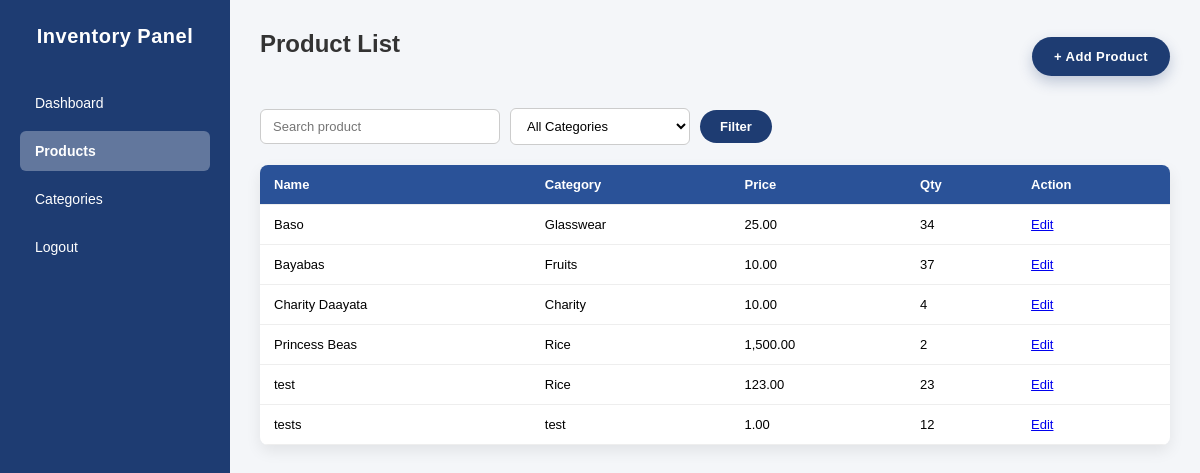
Screenshot of /views/inventory/inventory_products.php (signed in) with the database file from the repository.
### tables this page shows
CREATE TABLE `products` (
  `product_id` int(11) NOT NULL,
  `product_name` varchar(150) NOT NULL,
  `category_id` int(11) NOT NULL,
  `price` decimal(10,2) NOT NULL,
  `quantity` int(11) DEFAULT 0,
  `barcode` varchar(100) DEFAULT NULL,
  `status` enum('active','inactive') DEFAULT 'active',
  `stock_threshold` int(11) DEFAULT 5
);

CREATE TABLE `categories` (
  `category_id` int(11) NOT NULL,
  `category_name` varchar(100) NOT NULL,
  `description` text DEFAULT NULL,
  `status` enum('active','inactive') DEFAULT 'active'
);

### views/inventory/inventory_products.php (the view, shortened to what this page needs)
<?php
require '../../conn/db.php';
$search = trim($_GET['search'] ?? '');
$search = substr($search, 0, 50);
$page  = max(1, (int)($_GET['page'] ?? 1));
$limit = 10;
$offset = ($page - 1) * $limit;
$sql = "
    SELECT p.*, c.category_name
    FROM products p
    JOIN categories c ON p.category_id = c.category_id
    WHERE p.status = 'active'
      AND p.product_name LIKE :search
";
$sql .= "
    ORDER BY p.product_name ASC
    LIMIT :limit OFFSET :offset
";
$stmt = $pdo->prepare($sql);
$stmt->bindValue(':search', "%$search%", PDO::PARAM_STR);
$stmt->bindValue(':limit', $limit, PDO::PARAM_INT);
$stmt->bindValue(':offset', $offset, PDO::PARAM_INT);
$stmt->execute();
$products = $stmt->fetchAll();
?>
<!DOCTYPE html>
<html>
<head>
    <link rel="stylesheet" href="../../assets/css/admin_dashboard.css">
    <link rel="stylesheet" href="../../assets/css/products.css">
</head>
<body>
<div class="dashboard">
    <aside class="sidebar">
        <h2>Inventory Panel</h2>
        <ul>
            <li><a href="inventory_dashboard.php">Dashboard</a></li>
            <li class="active"><a href="inventory_products.php">Products</a></li>
            <li><a href="inventory_categories.php">Categories</a></li>
            <li><a href="../../logout.php">Logout</a></li>
        </ul>
    </aside>
    <main class="content">
        <div class="page-header">
            <h1>Product List</h1>
            <button class="add-btn" id="openModalBtn">+ Add Product</button>
        </div>
        <form method="GET" class="filter-bar">
            <input type="text"
                   name="search"
                   placeholder="Search product"
                   value="<?= htmlspecialchars($search) ?>">
            <select name="category_id">
                <option value="">All Categories</option>
            </select>
            <button type="submit">Filter</button>
        </form>
        <table>
            <tr>
                <th>Name</th>
                <th>Category</th>
                <th>Price</th>
                <th>Qty</th>
                <th>Action</th>
            </tr>
            <?php foreach ($products as $p): ?>
            <tr>
                <td><?= htmlspecialchars($p['product_name']) ?></td>
                <td><?= htmlspecialchars($p['category_name']) ?></td>
                <td><?= number_format($p['price'], 2) ?></td>
                <td><?= (int)$p['quantity'] ?></td>
                <td>
                    <a href="inventory_products.php?edit=<?= $p['product_id'] ?>">Edit</a>
                </td>
            </tr>
            <?php endforeach; ?>
        </table>
    </main>
</div>
</body>
</html>

### assets/css/admin_dashboard.css (style rules this page uses)
* { margin: 0; padding: 0; box-sizing: border-box; font-family: Arial, Helvetica, sans-serif; }
body { background: #f4f6f9; }
.dashboard { display: flex; min-height: 100vh; }
.sidebar { width: 230px; background: #1e3c72; color: #fff; padding: 25px 20px; display: flex; flex-direction: column; }
.sidebar h2 { text-align: center; margin-bottom: 35px; font-size: 20px; font-weight: bold; letter-spacing: 0.5px; }
.sidebar ul { list-style: none; }
.sidebar ul li { margin-bottom: 8px; }
.sidebar ul li a { display: block; padding: 12px 15px; border-radius: 6px; color: #fff; text-decoration: none; font-size: 14px; transition: background 0.2s ease, padding-left 0.2s ease; }
.sidebar ul li.active a { background: rgba(255,255,255,0.3); font-weight: bold; }
.content { flex: 1; padding: 30px; }
.content h1 { margin-bottom: 25px; font-size: 24px; color: #333; }

### assets/css/products.css (style rules this page uses)
* { box-sizing: border-box; font-family: Arial, Helvetica, sans-serif; }
.page-header { display: flex; justify-content: space-between; align-items: center; margin-bottom: 25px; }
.add-btn { margin-left: auto; background: #1e3c72; color: #fff; border: none; padding: 12px 22px; border-radius: 999px; cursor: pointer; font-weight: bold; font-size: 13px; letter-spacing: 0.4px; box-shadow: 0 6px 14px rgba(30,60,114,0.25); transition: background 0.2s ease, transform 0.2s ease, box-shadow 0.2s ease; }
table { width: 100%; background: #fff; border-collapse: collapse; margin-top: 20px; border-radius: 8px; overflow: hidden; box-shadow: 0 6px 15px rgba(0,0,0,0.08); }
th, td { padding: 12px 14px; border-bottom: 1px solid #eee; text-align: left; font-size: 13px; }
th { background: #2a5298; color: #fff; font-weight: bold; }
.dashboard .content .filter-bar { display: flex; gap: 10px; align-items: center; margin-bottom: 20px; }
.dashboard .content .filter-bar input[type="text"], .dashboard .content .filter-bar select { padding: 9px 12px; border: 1px solid #ccc; border-radius: 6px; background: #fff; font-size: 13px; }
.dashboard .content .filter-bar input[type="text"] { width: 240px; }
.dashboard .content .filter-bar select { width: 180px; cursor: pointer; }
.dashboard .content .filter-bar button { padding: 9px 20px; background: #1e3c72; color: #fff; border: none; border-radius: 999px; cursor: pointer; font-weight: bold; font-size: 13px; }

### rows the page displays
products: product_name "Baso", category.category_name "Glasswear", price "25.00", quantity "34"
products: product_name "Bayabas", category.category_name "Fruits", price "10.00", quantity "37"
products: product_name "Charity Daayata", category.category_name "Charity", price "10.00", quantity "4"
products: product_name "Princess Beas", category.category_name "Rice", price "1,500.00", quantity "2"
products: product_name "test", category.category_name "Rice", price "123.00", quantity "23"
products: product_name "tests", category.category_name "test", price "1.00", quantity "12"
